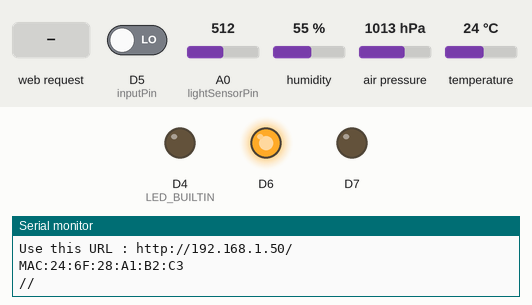
Bench run of a sketch on a simulated ESP8266 (Wemos D1 mini). On the bench: output pins drawn as LEDs (lit = HIGH, except the on-board LED, lit = LOW), the last lines printed to the serial monitor. The test bench sets the inputs (shaded band); at power-on: D5 (inputPin) LOW, A0 (lightSensorPin) = 512, humidity 55 %, air pressure 1013 hPa, temperature 24 °C. WiFi joins after 1.5 s; servers stay silent unless stated; uploads are accepted with an empty reply.

Above: at 2.7 s.
2.8 s: D5 (inputPin) driven HIGH
At 3.9 s:
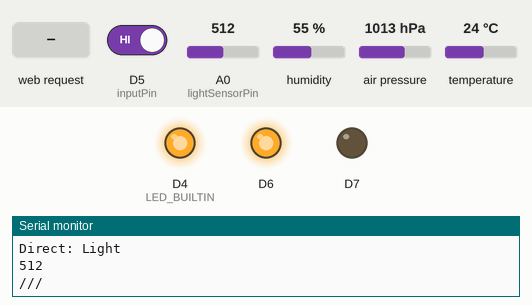
7.3 s: HTTP request GET /LED=ON received
8.8 s: D5 (inputPin) driven LOW
At 9.8 s:
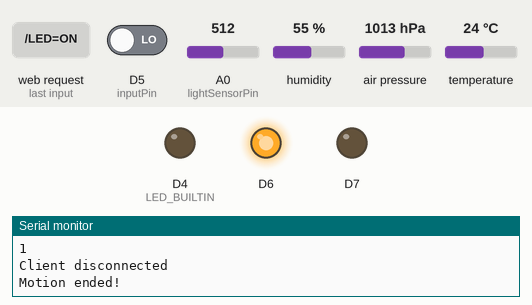
Timing chart, 0 to 11.3 s (numbered marks = the images above; inputs shaded):
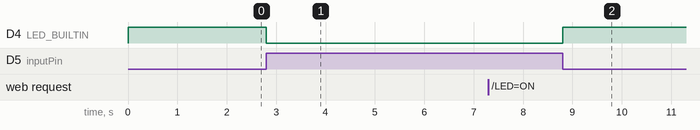

Measured:
- after the input at 2.8 s, D4 (LED_BUILTIN): HIGH → LOW at once
- after the input at 8.8 s, D4 (LED_BUILTIN): LOW → HIGH at once

The sketch:

RumFoeler_WeMOS.ino
```cpp
//http://www.esp8266learning.com/wemos-webserver-example.php
//https://diyprojects.io/unpacking-shield-sht30-temperature-humidity-wemos-d1-mini/#.WtefkZcuBPY

#include <Arduino.h>

#include <ESP8266WiFi.h>

// for http client
#include <ESP8266WiFiMulti.h>
#include <ESP8266HTTPClient.h>
#include <Adafruit_BME280.h>
#define SEALEVELPRESSURE_HPA (1013.25)

Adafruit_BME280 bme;
ESP8266WiFiMulti WiFiMulti;

const char* ssid = "Viggo";             //!!!!!!!!!!!!!!!!!!!!! modify this
const char* password = "Mallebr0k";                //!!!!!!!!!!!!!!!!!!!!!modify
//const char* ssid = "UniFiHome";             //!!!!!!!!!!!!!!!!!!!!! modify this
//const char* password = "thorhauge";                //!!!!!!!!!!!!!!!!!!!!!modify
//const char* ssid = "TelenorC04AFB";             //!!!!!!!!!!!!!!!!!!!!! modify this
//const char* password = "CEA530B3C2";                //!!!!!!!!!!!!!!!!!!!!!modify

const char* dbString = "http://192.168.1.200:3000/hus/public/envi" ; // Change this
//const char* dbString = "http://192.168.0.47:3000/hus/public/envi" ; // Change this

// local variables
float deltaTempTrigger = 0.1; // delta C for triggering send
float deltaHumTrigger = 1.0 ; // delta C for triggering send
int delayTrigger = 2*5*60*100 ;// loops for triggering send. 10 ms per loop. 5 min
// initalization
float lastTempSent = 0.0;
float lastHumSent = 0.0 ;
int lastLoopSent = 0    ;
int CycleCount = 0 ;
int analogValue = 0;
// Local vars
String currentTemp = "";
String currentHum = "";
String currentPres = "";
String currentElev = "";
String MAC = "";

float temperature, humidity, pressure, altitude;


WiFiServer server(80);

int lightSensorPin = A0;
int inputPin = D5;
int counter = 0;
int pir_val = 0;
int pir_State = LOW;
bool pir_pg_state = false;

void setup() {
  Serial.begin(115200);
  pinMode(D6, OUTPUT);
  pinMode(D7, OUTPUT);
  delay(10);

  // Diode setup
  pinMode(BUILTIN_LED, OUTPUT);
  digitalWrite(BUILTIN_LED, HIGH);

  // PIR setup
  pinMode(inputPin, INPUT);
  digitalWrite(D6, HIGH);
  digitalWrite(D7, LOW);

  // BME280 setup
  //bme.begin(0x76);
  if (!bme.begin(0x76)) {
  Serial.println("Could not find a valid BME280 sensor, check wiring!");
  while (1);
  }

  // Connect to WiFi network
  Serial.println();
  Serial.println();
  Serial.print("Connecting to ");
  Serial.println(ssid);

  WiFi.begin(ssid, password);

  while (WiFi.status() != WL_CONNECTED) {
    delay(500);
    Serial.print(".");
  }
  Serial.println("");
  Serial.println("WiFi connected");

  // Start the server
  server.begin();
  Serial.println("Server started");

  // Print the IP address
  Serial.print("Use this URL : ");
  Serial.print("http://");
  Serial.print(WiFi.localIP());
  Serial.println("/");
  // Pring MAC
  Serial.print("MAC:");
  Serial.println(WiFi.macAddress());
  Serial.println("//");
  MAC = String(WiFi.macAddress());

  WiFiMulti.addAP(ssid, password);


}

void loop() {
  delay(1);

  // PIR read
  pir_val = digitalRead(inputPin);  // read input value
  analogValue = analogRead(lightSensorPin);
  if (pir_val == HIGH) {            // check if the input is HIGH
    digitalWrite(BUILTIN_LED, LOW);  // turn LED ON
    if (pir_State == LOW) {
      // we have just turned on
      Serial.println("Motion detected!");
      // We only want to print on the output change, not state
      pir_State = HIGH;
      pir_pg_state = true;
      CycleCount = delayTrigger+100;
    }
  } else {
    digitalWrite(BUILTIN_LED, HIGH); // turn LED OFF
    if (pir_State == HIGH){
      // we have just turned of
      Serial.println("Motion ended!");
      // We only want to print on the output change, not state
      pir_State = LOW;
      pir_pg_state = false;
    }
  }


  CycleCount = CycleCount + 1;

  // /* Comments
  if (CycleCount >= delayTrigger) {

    delay(2);
    //Serial.println(formatTemp());
    // wait for WiFi connection
    // digitalWrite(LED_BUILTIN, LOW);   // turn the LED on (LOW is the voltage level)
    if((WiFiMulti.run() == WL_CONNECTED)) {
      HTTPClient http;
      Serial.print("[HTTP] begin...\n");
      // configure traged server and url
      http.begin(dbString); //HTTP

      Serial.print("[HTTP] GET...\n");
      currentTemp = bme.readTemperature();//getTemp() ; //String(sht30.cTemp);
      currentHum =  bme.readHumidity();//String(sht30.humidity) ;
      currentPres = bme.readPressure() / 100.0F;
      currentElev = bme.readAltitude(SEALEVELPRESSURE_HPA);
      CycleCount = 0;

      String myPreTemp = "{\"temp\":\"" ;
      String myPreHumi = "\",\"humi\":\"";
      String myPrePir = "\",\"pir\":\"";
      String myPreSId = "\",\"senid\":\"";
      String myPrePres = "\",\"press\":\"";
      String myPreLight = "\",\"light\":\"";
      String myPost = "\"}" ;
      //String myJson = myPreTemp + currentTemp + myPreHumi + currentHum + myPrePir + pir_pg_state + myPreSId + WiFi.macAddress() + myPost ;
      String myJson = myPreTemp + currentTemp + myPreHumi + currentHum + myPrePir + pir_pg_state + myPreSId + WiFi.macAddress() + myPrePres + currentPres + myPreLight + analogValue + myPost ;
      Serial.println(myJson);


      int httpCode = http.POST(myJson);
      // httpCode will be negative on error
      if(httpCode > 0) {
        // HTTP header has been send and Server response header has been handled
        Serial.printf("[HTTP] GET... code: %d\n", httpCode);

        // file found at server
        if(httpCode == HTTP_CODE_OK) {
            String payload = http.getString();
            Serial.println(payload);
        }
      } else {
        Serial.printf("[HTTP] GET... failed, error: %s\n", http.errorToString(httpCode).c_str());
      }

      Serial.println("Direct: TempC");
      Serial.println(currentTemp);
      Serial.println("Direct: Hum");
      Serial.println(currentHum);
      Serial.println("Direct: Pressure");
      Serial.println(currentPres);
      Serial.println("Elevation");
      Serial.println(currentElev);
      Serial.println("Direct: Light");
      Serial.println(analogValue);
      Serial.println("///");

      http.end();
      }
    //digitalWrite(LED_BUILTIN, HIGH);   // turn the LED off (HIGH is the voltage level)
  }

// Comments */

  // Check if a client has connected
  WiFiClient client = server.available();
  if (!client) {
    return;
  }

  // Wait until the client sends some data
  Serial.println("new client");
  if(!client.available()){
    delay(1);
  }

  // Read the first line of the request
  String request = client.readStringUntil('\r');
  Serial.println(request);
  client.flush();

  // Match the request

  int value = LOW;
  if (request.indexOf("/LED=ON") != -1){
    digitalWrite(BUILTIN_LED, HIGH);
    value = HIGH;
  }
  if (request.indexOf("/LED=OFF") != -1){
    digitalWrite(BUILTIN_LED, LOW);
    value = LOW;
  }

  if (request.indexOf("/GetEnviroment") != -1){
    Serial.println("Direct: TempC");
    Serial.println(currentTemp);
    Serial.println("Direct: Hum");
    Serial.println(currentHum);
    Serial.println("Direct: Pressure");
    Serial.println(currentPres);
    Serial.println("Direct: Light");
    Serial.println(analogValue);
    Serial.println();

  }

  // Return the response
  client.println("HTTP/1.1 200 OK");
  client.println("Content-Type: text/html");
  client.println(""); //  do not forget this one
  client.println("<!DOCTYPE HTML>");
  client.println("<html>");

  client.print("MAC: ");
  client.println(WiFi.macAddress());
  client.print("<br>");

  client.print("Led pin is now: ");

  if(value == HIGH) {
    client.print("On");
  } else {
    client.print("Off");
  }

  client.print("<br>Temp is: ");
  client.print(currentTemp);
  client.print("<br>Humidity is: ");
  client.print(currentHum);

  client.println("<br><br>");
  client.println("Click <a href=\"/LED=ON\">here</a> turn the LED on pin 5 ON<br>");
  client.println("Click <a href=\"/LED=OFF\">here</a> turn the LED on pin 5 OFF<br>");
  client.println("Click <a href=\"/GetEnviroment\">here</a> for enviroment<br>");
  client.println("</html>");

  counter = counter + 1;
  Serial.println(counter);
  if (counter > 120) {
     // getEnv();
     counter = 0;
  }

  delay(1);
  Serial.println("Client disconnected");
  Serial.println("");

}
```
